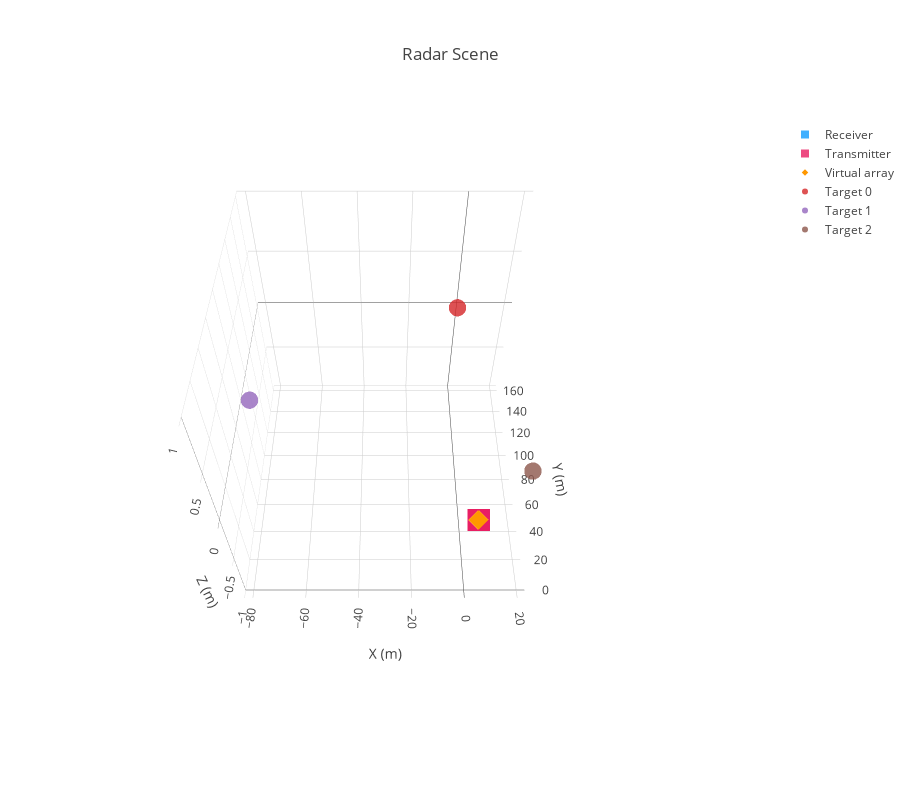

This figure's notebook cell:
### Code cell
from plotly.offline import download_plotlyjs, init_notebook_mode, plot, iplot
import plotly.graph_objs as go
from plotly import tools

init_notebook_mode(connected=True)

rx_loc_x = np.zeros(len(rx['array']))
rx_loc_y = np.zeros(len(rx['array']))
rx_loc_z = np.zeros(len(rx['array']))
for rx_idx, rx_element in enumerate(rx['array']):
    rx_loc_x[rx_idx] = rx_element['location'][0]
    rx_loc_y[rx_idx] = rx_element['location'][1]
    rx_loc_z[rx_idx] = rx_element['location'][2]

tx_loc_x = np.zeros(len(tx['array']))
tx_loc_y = np.zeros(len(tx['array']))
tx_loc_z = np.zeros(len(tx['array']))
for tx_idx, tx_element in enumerate(tx['array']):
    tx_loc_x[tx_idx] = tx_element['location'][0]
    tx_loc_y[tx_idx] = tx_element['location'][1]
    tx_loc_z[tx_idx] = tx_element['location'][2]

virtual_loc_x = np.zeros(radar.channel_number)
virtual_loc_y = np.zeros(radar.channel_number)
virtual_loc_z = np.zeros(radar.channel_number)
for virtual_idx, virtual_element in enumerate(radar.virtual_array):
    virtual_loc_x[virtual_idx] = virtual_element[0]
    virtual_loc_y[virtual_idx] = virtual_element[1]
    virtual_loc_z[virtual_idx] = virtual_element[2]

rx_axis = go.Scatter3d(
    x=rx_loc_x,
    y=rx_loc_y,
    z=rx_loc_z,
    mode='markers',
    name='Receiver',
    marker=dict(
        color='rgb(17, 157, 255)', size=8, opacity=0.8, symbol='square'),
)

tx_axis = go.Scatter3d(
    x=tx_loc_x,
    y=tx_loc_y,
    z=tx_loc_z,
    mode='markers',
    name='Transmitter',
    marker=dict(
        color='rgb(233, 30, 99)', size=8, opacity=0.8, symbol='square'),
)

virtual_axis = go.Scatter3d(
    x=virtual_loc_x,
    y=virtual_loc_y,
    z=virtual_loc_z,
    mode='markers',
    name='Virtual array',
    marker=dict(color='rgb(255, 152, 0)', size=5, opacity=1, symbol='diamond'),
)

data = [rx_axis, tx_axis, virtual_axis]

for target_idx, target in enumerate(targets):
    target_loc = go.Scatter3d(
        x=[target['location'][0]],
        y=[target['location'][1]],
        z=[target['location'][2]],
        mode='markers',
        name='Target ' + str(target_idx),
        marker=dict(size=6, opacity=0.8),
    )
    data = data + [target_loc]

camera = dict(
    up=dict(x=0, y=0, z=1),
    center=dict(x=0, y=0, z=0),
    eye=dict(x=0, y=-1.5, z=1.8),
)

layout = go.Layout(
    title='Radar Scene',
    height=800,
    scene=dict(
        xaxis=dict(title='X (m)'),
        yaxis=dict(title='Y (m)'),
        zaxis=dict(title='Z (m)'),
        camera=camera,
        aspectmode='cube',
    ),
    margin=dict(l=0, r=0, b=120, t=120),
#     legend=dict(orientation='h'),
)
fig = go.Figure(data=data, layout=layout)
iplot(fig, filename='radar_scene.html')

### Figure 1 — Plotly figure (JSON) as saved in the notebook; plotly's stock layout.template omitted (floating-point values rounded to 4 significant figures)
{"data": [{"marker": {"color": "rgb(17, 157, 255)", "opacity": 0.8, "size": 8, "symbol": "square"}, "mode": "markers", "name": "Receiver", "type": "scatter3d", "uid": "cfd72a6d-ae23-40f3-b889-716840797610", "x": [0, 0.006218, 0.01244, 0.01865, 0.02487, 0.03109, 0.03731, 0.04352], "y": [0, 0, 0, 0, 0, 0, 0, 0], "z": [0, 0, 0, 0, 0, 0, 0, 0]}, {"marker": {"color": "rgb(233, 30, 99)", "opacity": 0.8, "size": 8, "symbol": "square"}, "mode": "markers", "name": "Transmitter", "type": "scatter3d", "uid": "2e4331aa-f50b-47f5-81d0-f077a0d55f0b", "x": [-0.1492, -0.09948, -0.04974, 0], "y": [0, 0, 0, 0], "z": [0, 0, 0, 0]}, {"marker": {"color": "rgb(255, 152, 0)", "opacity": 1, "size": 5, "symbol": "diamond"}, "mode": "markers", "name": "Virtual array", "type": "scatter3d", "uid": "21ed7e60-3436-47e7-99e6-7675e671a18e", "x": [-0.1492, -0.143, -0.1368, -0.1306, -0.1244, -0.1181, -0.1119, -0.1057, -0.09948, -0.09326, -0.08705, -0.08083, -0.07461, -0.06839, -0.06218, -0.05596, -0.04974, -0.04352, -0.03731, -0.03109, -0.02487, -0.01865, -0.01244, -0.006218, 0, 0.006218, 0.01244, 0.01865, 0.02487, 0.03109, 0.03731, 0.04352], "y": [0, 0, 0, 0, 0, 0, 0, 0, 0, 0, 0, 0, 0, 0, 0, 0, 0, 0, 0, 0, 0, 0, 0, 0, 0, 0, 0, 0, 0, 0, 0, 0], "z": [0, 0, 0, 0, 0, 0, 0, 0, 0, 0, 0, 0, 0, 0, 0, 0, 0, 0, 0, 0, 0, 0, 0, 0, 0, 0, 0, 0, 0, 0, 0, 0]}, {"marker": {"opacity": 0.8, "size": 6}, "mode": "markers", "name": "Target 0", "type": "scatter3d", "uid": "6d4aea57-e2e6-4dad-9a31-5337c9b203f7", "x": [0], "y": [160], "z": [0]}, {"marker": {"opacity": 0.8, "size": 6}, "mode": "markers", "name": "Target 1", "type": "scatter3d", "uid": "ac68539b-2ce2-4a71-bef4-23780f4170bc", "x": [-80], "y": [80], "z": [0]}, {"marker": {"opacity": 0.8, "size": 6}, "mode": "markers", "name": "Target 2", "type": "scatter3d", "uid": "c0ee9660-b937-4f4e-9ec4-7cfe2a9a93ce", "x": [20], "y": [30], "z": [0]}], "layout": {"height": 800, "margin": {"b": 120, "l": 0, "r": 0, "t": 120}, "scene": {"aspectmode": "cube", "camera": {"center": {"x": 0, "y": 0, "z": 0}, "eye": {"x": 0, "y": -1.5, "z": 1.8}, "up": {"x": 0, "y": 0, "z": 1}}, "xaxis": {"title": {"text": "X (m)"}}, "yaxis": {"title": {"text": "Y (m)"}}, "zaxis": {"title": {"text": "Z (m)"}}}, "title": {"text": "Radar Scene"}}}
